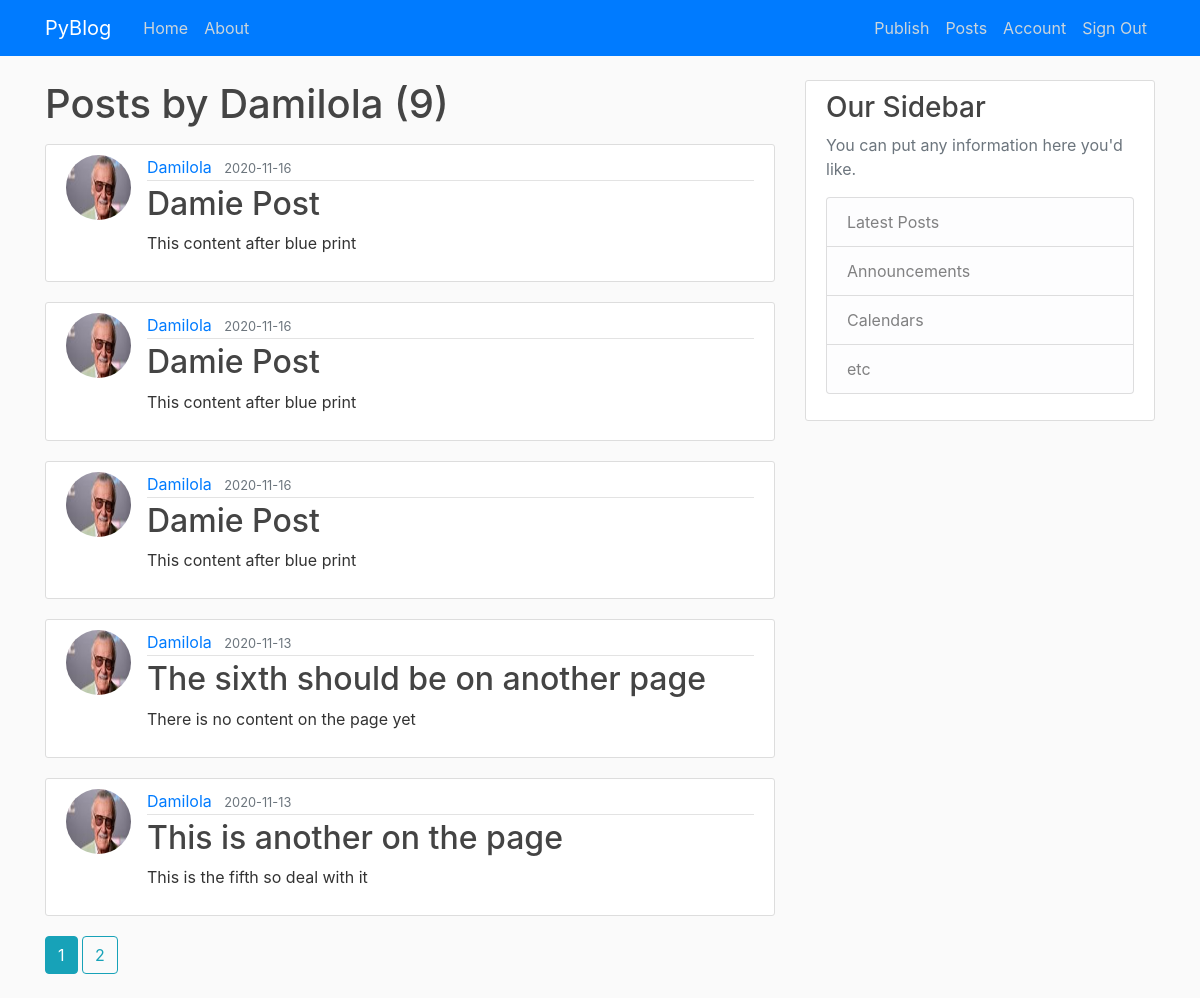
The page /user/Damilola (signed in) on the database its author committed.
### src/models.py (models this page shows, shortened)
class User(db.Model, UserMixin):
    id = db.Column(db.Integer, primary_key=True)
    username = db.Column(db.String(20), unique=True, nullable=False)
    email = db.Column(db.String(120), unique=True, nullable=False)
    image_file = db.Column(db.String(20), nullable=False, default='default.jpg')
    password = db.Column(db.String(60), nullable=False)
    posts = db.relationship('Post', backref='author', lazy=True)

class Post(db.Model):
    id = db.Column(db.Integer, primary_key=True)
    title = db.Column(db.String(100), nullable=False)
    date_posted = db.Column(db.DateTime, nullable=False, default=datetime.utcnow)
    content = db.Column(db.Text, nullable=False)
    user_id = db.Column(db.Integer, db.ForeignKey('user.id'), nullable=False)

### src/users/routes.py (the view)
@users.route("/user/<string:username>")
def user_posts(username):
    page = request.args.get('page', 1, type=int)
    user = User.query.filter_by(username=username).first_or_404()
    posts = Post.query.filter_by(author=user) \
        .order_by(Post.date_posted.desc()) \
        .paginate(page=page, per_page=5)
    return render_template('user_posts.html', posts=posts, user=user)

### src/models.py (called while the page is built)
@login_manager.user_loader
def load_user(user_id):
    return User.query.get(int(user_id))

### src/templates/user_posts.html (shortened to what this page needs)
{% extends "layout.html" %} {% block content %}
<h1 class="mb-3">Posts by {{ user.username }} ({{ posts.total }})</h1>
{% for post in posts.items %}
<article class="media content-section">
  <img
    class="rounded-circle article-img"
    src="{{ url_for('static', filename='img/' + post.author.image_file) }}"
  />
  <div class="media-body">
    <div class="article-metadata">
      <a
        class="mr-2"
        href="{{ url_for('users.user_posts', username=post.author.username) }}"
        >{{ post.author.username }}</a
      >
      <small class="text-muted"
        >{{ post.date_posted.strftime('%Y-%m-%d') }}</small
      >
    </div>
    <h2>
      <a
        class="article-title"
        href="{{ url_for('posts.post', post_id=post.id) }}"
        >{{ post.title }}</a
      >
    </h2>
    <p class="article-content--sum">
      {{ post.content[0:250].rstrip(" ") }}
    </p>
  </div>
</article>
{% endfor %} {% for page_num in posts.iter_pages(left_edge=1, right_edge=1,
left_current=1, right_current=2) %} {% if page_num %} {% if posts.page ==
page_num %}
<a
  class="btn btn-info mb-4"
  href="{{ url_for('users.user_posts', username=user.username, page=page_num) }}"
  >{{ page_num }}</a
>
{% else %}
<a
  class="btn btn-outline-info mb-4"
  href="{{ url_for('users.user_posts', username=user.username, page=page_num) }}"
  >{{ page_num }}</a
>
{% endif %} {% else %} ... {% endif %} {% endfor %} {% endblock content %}

### src/static/css/main.css (style rules this page uses)
body { background: #fafafa; color: #333333; margin-top: 5rem; }
h1, h2, h3, h4, h5, h6 { color: #444444; }
.content-section { background: #ffffff; padding: 10px 20px; border: 1px solid #dddddd; border-radius: 3px; margin-bottom: 20px; }
.article-title { color: #444444; }
.article-content--sum { white-space: normal; }
.article-img { height: 65px; width: 65px; margin-right: 16px; }
.article-metadata { padding-bottom: 1px; margin-bottom: 4px; border-bottom: 1px solid #e3e3e3 }

### rows shown on the page
User: username "Damilola"
Post: image_file (picture), author.username "Damilola", date_posted "2020-11-16", title "Damie Post", content "This content after blue print"
Post: image_file (picture), author.username "Damilola", date_posted "2020-11-16", title "Damie Post", content "This content after blue print"
Post: image_file (picture), author.username "Damilola", date_posted "2020-11-16", title "Damie Post", content "This content after blue print"
Post: image_file (picture), author.username "Damilola", date_posted "2020-11-13", title "The sixth should be on another page", content "There is no content on the page yet"
Post: image_file (picture), author.username "Damilola", date_posted "2020-11-13", title "This is another on the page", content "This is the fifth so deal with it"

### other values the page prints
{{ posts.total }} "9"
{{ page_num }} "1"
{{ page_num }} "2"
